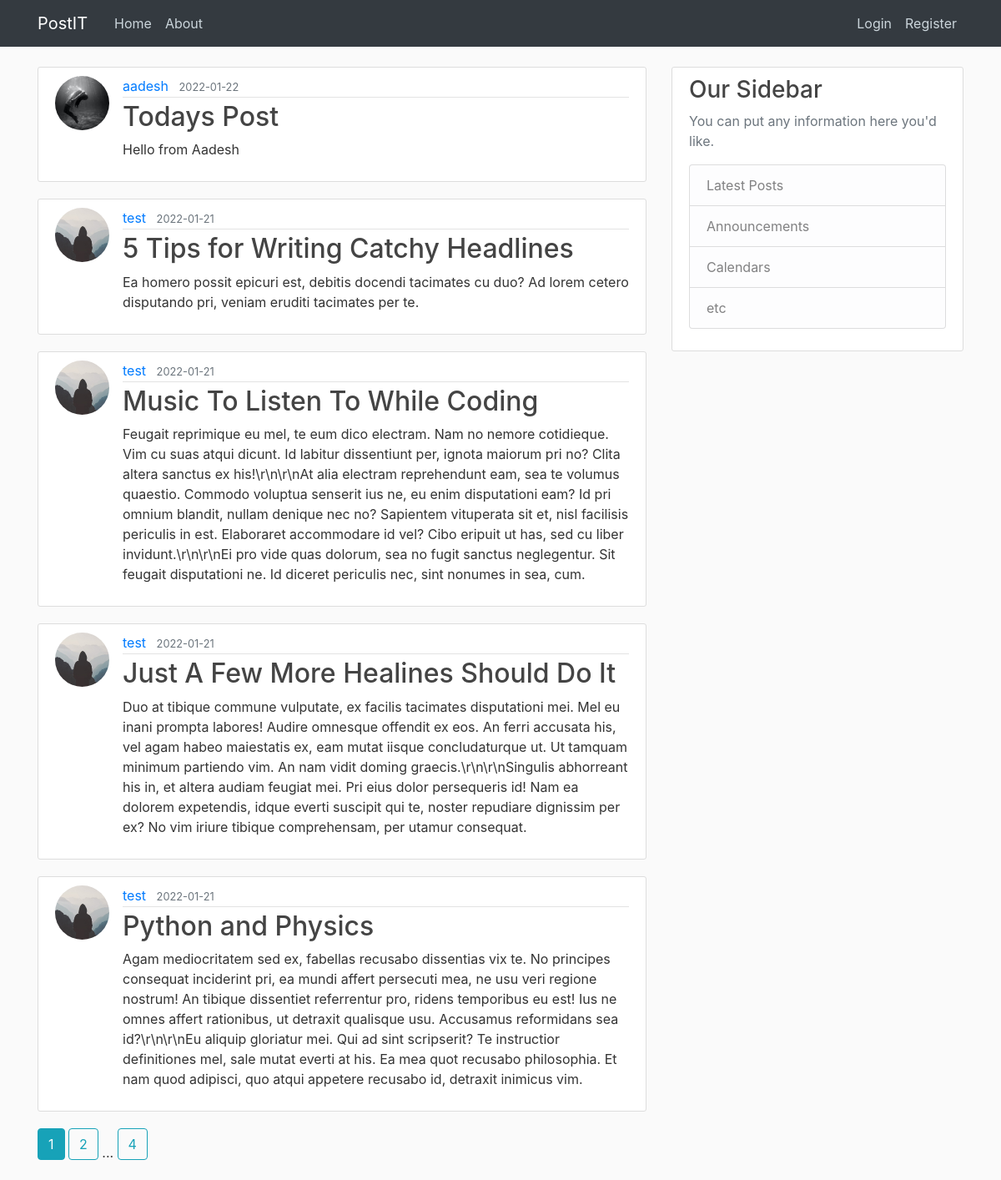
The page /home on the database its author committed.
### flaskblog/models.py (models this page shows, shortened)
class Post(db.Model):
    id = db.Column(db.Integer, primary_key=True)
    title = db.Column(db.String(100), nullable=False)
    date_posted = db.Column(db.DateTime, nullable=False, default=datetime.utcnow)
    content = db.Column(db.Text, nullable=False)
    user_id = db.Column(db.Integer, db.ForeignKey('user.id'), nullable=False)

class User(db.Model, UserMixin):
    id = db.Column(db.Integer, primary_key=True)
    username = db.Column(db.String(20), unique=True, nullable=False)
    email = db.Column(db.String(120), unique=True, nullable=False)
    image_file = db.Column(db.String(20), nullable=False, default='default.jpg')
    password = db.Column(db.String(60), nullable=False)
    posts = db.relationship('Post', backref='author', lazy=True)

### flaskblog/main/routes.py (the view)
@main.route("/")
@main.route("/home")
def home():
    page = request.args.get('page', 1, type=int)
    posts = Post.query.order_by(Post.date_posted.desc()).paginate(page=page, per_page=5)
    return render_template('home.html', posts=posts)

### flaskblog/templates/home.html
{% extends "layout.html" %}
{% block content %}
    {% for post in posts.items %}
        <article class="media content-section">
          <img class="rounded-circle article-img" src="{{ url_for('static', filename='profile_pics/' + post.author.image_file) }}">
          <div class="media-body">
            <div class="article-metadata">
              <a class="mr-2" href="{{ url_for('users.user_posts', username=post.author.username) }}">{{ post.author.username }}</a>
              <small class="text-muted">{{ post.date_posted.strftime('%Y-%m-%d') }}</small>
            </div>
            <h2><a class="article-title" href="{{ url_for('posts.post', post_id=post.id) }}">{{ post.title }}</a></h2>
            <p class="article-content">{{ post.content }}</p>
          </div>
        </article>
    {% endfor %}
    {% for page_num in posts.iter_pages(left_edge=1, right_edge=1, left_current=1, right_current=2) %}
      {% if page_num %}
        {% if posts.page == page_num %}
          <a class="btn btn-info mb-4" href="{{ url_for('main.home', page=page_num) }}">{{ page_num }}</a>
        {% else %}
          <a class="btn btn-outline-info mb-4" href="{{ url_for('main.home', page=page_num) }}">{{ page_num }}</a>
        {% endif %}
      {% else %}
        ...
      {% endif %}
    {% endfor %}
{% endblock content %}

### flaskblog/templates/layout.html (shortened to what this page needs)
<!DOCTYPE html>
<html>
<head>
    <link rel="stylesheet" href="https://maxcdn.bootstrapcdn.com/bootstrap/4.0.0/css/bootstrap.min.css">
    <link rel="stylesheet" type="text/css" href="{{ url_for('static', filename='main.css') }}">
</head>
<body>
    <header class="site-header">
      <nav class="navbar navbar-expand-md navbar-dark bg-dark fixed-top" >
        <div class="container">
          <a class="navbar-brand mr-4" href="/">PostIT</a>
          <div class="collapse navbar-collapse" id="navbarToggle">
            <div class="navbar-nav mr-auto">
              <a class="nav-item nav-link" href="{{ url_for('main.home') }}">Home</a>
              <a class="nav-item nav-link" href="{{ url_for('main.about') }}">About</a>
            </div>
            <div class="navbar-nav">
              {% if current_user.is_authenticated %}
                <a class="nav-item nav-link" href="{{ url_for('posts.new_post') }}">New Post</a>
                <a class="nav-item nav-link" href="{{ url_for('users.account') }}">Account</a>
                <a class="nav-item nav-link" href="{{ url_for('users.logout') }}">Logout</a>
              {% else %}
                <a class="nav-item nav-link" href="{{ url_for('users.login') }}">Login</a>
                <a class="nav-item nav-link" href="{{ url_for('users.register') }}">Register</a>
              {% endif %}
            </div>
          </div>
        </div>
      </nav>
    </header>
    <main role="main" class="container">
      <div class="row">
        <div class="col-md-8">
          {% block content %}{% endblock %}
        </div>
        <div class="col-md-4">
          <div class="content-section">
            <h3>Our Sidebar</h3>
            <p class='text-muted'>You can put any information here you'd like.
              <ul class="list-group">
                <li class="list-group-item list-group-item-light">Latest Posts</li>
                <li class="list-group-item list-group-item-light">Announcements</li>
                <li class="list-group-item list-group-item-light">Calendars</li>
                <li class="list-group-item list-group-item-light">etc</li>
              </ul>
            </p>
          </div>
        </div>
      </div>
    </main>
</body>
</html>

### flaskblog/static/main.css (style rules this page uses)
body { background: #fafafa; color: #333333; margin-top: 5rem; }
h1, h2, h3, h4, h5, h6 { color: #444444; }
.site-header .navbar-nav .nav-link { color: #cbd5db; }
.content-section { background: #ffffff; padding: 10px 20px; border: 1px solid #dddddd; border-radius: 3px; margin-bottom: 20px; }
.article-title { color: #444444; }
.article-content { white-space: pre-line; }
.article-img { height: 65px; width: 65px; margin-right: 16px; }
.article-metadata { padding-bottom: 1px; margin-bottom: 4px; border-bottom: 1px solid #e3e3e3 }

### rows shown on the page
Post: image_file (picture), author.username "aadesh", date_posted "2022-01-22", title "Todays Post", content "Hello from Aadesh"
Post: image_file (placeholder picture), author.username "test", date_posted "2022-01-21", title "5 Tips for Writing Catchy Headlines", content "Ea homero possit epicuri est, debitis docendi tacimates cu duo? Ad lorem cetero disputando pri, veniam eruditi tacimates per te."
Post: image_file (placeholder picture), author.username "test", date_posted "2022-01-21", title "Music To Listen To While Coding", content "Feugait reprimique eu mel, te eum dico electram. Nam no nemore cotidieque. Vim cu suas atqui dicunt. Id labitur dissentiunt per, ignota maiorum pri no? Clita altera sanctus ex his!\\r\\n\\r\\nAt alia electram reprehendunt eam, sea te volumus quaestio. Commodo voluptua senserit ius ne, eu enim disputationi eam? Id pri omnium blandit, nullam denique nec no? Sapientem vituperata sit et, nisl facilisis periculis in est. Elaboraret accommodare id vel? Cibo eripuit ut has, sed cu liber invidunt.\\r\\n\\r\\nEi pro vide quas dolorum, sea no fugit sanctus neglegentur. Sit feugait disputationi ne. Id diceret periculis nec, sint nonumes in sea, cum."
Post: image_file (placeholder picture), author.username "test", date_posted "2022-01-21", title "Just A Few More Healines Should Do It", content "Duo at tibique commune vulputate, ex facilis tacimates disputationi mei. Mel eu inani prompta labores! Audire omnesque offendit ex eos. An ferri accusata his, vel agam habeo maiestatis ex, eam mutat iisque concludaturque ut. Ut tamquam minimum partiendo vim. An nam vidit doming graecis.\\r\\n\\r\\nSingulis abhorreant his in, et altera audiam feugiat mei. Pri eius dolor persequeris id! Nam ea dolorem expetendis, idque everti suscipit qui te, noster repudiare dignissim per ex? No vim iriure tibique comprehensam, per utamur consequat."
Post: image_file (placeholder picture), author.username "test", date_posted "2022-01-21", title "Python and Physics", content "Agam mediocritatem sed ex, fabellas recusabo dissentias vix te. No principes consequat inciderint pri, ea mundi affert persecuti mea, ne usu veri regione nostrum! An tibique dissentiet referrentur pro, ridens temporibus eu est! Ius ne omnes affert rationibus, ut detraxit qualisque usu. Accusamus reformidans sea id?\\r\\n\\r\\nEu aliquip gloriatur mei. Qui ad sint scripserit? Te instructior definitiones mel, sale mutat everti at his. Ea mea quot recusabo philosophia. Et nam quod adipisci, quo atqui appetere recusabo id, detraxit inimicus vim."

### other values the page prints
{{ page_num }} "1"
{{ page_num }} "2" "4"
